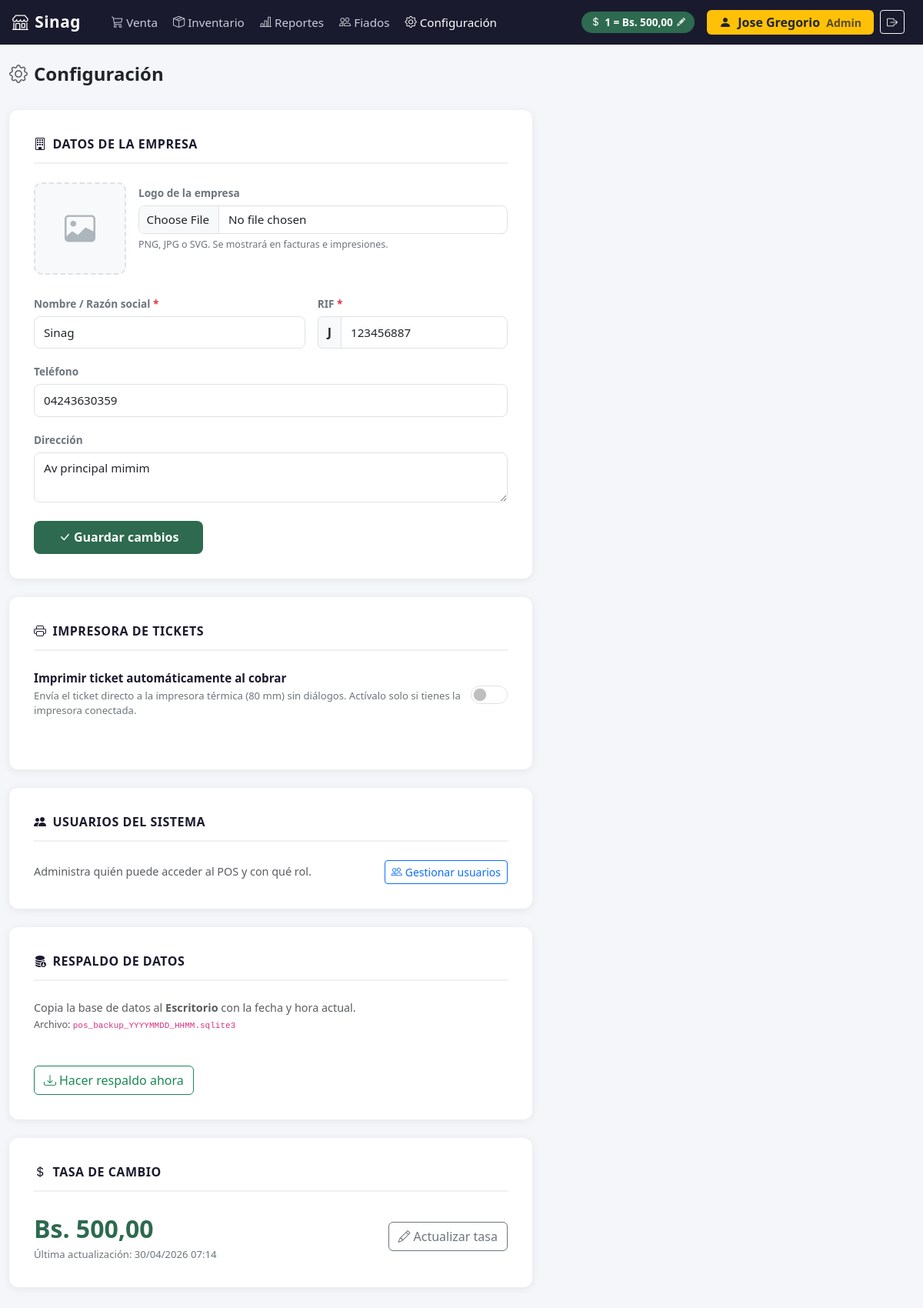
The app's page /configuracion/ (signed in) with its own data.
### configuracion/models.py (models this page shows, shortened)
class Empresa(models.Model):
    nombre = models.CharField(max_length=200)
    rif = models.CharField(max_length=20)
    telefono = models.CharField(max_length=20, blank=True)
    direccion = models.TextField(blank=True)
    logo = models.ImageField(upload_to='empresa/', blank=True, null=True)
    imprimir_ticket   = models.BooleanField(default=False)
    nombre_impresora  = models.CharField(max_length=200, blank=True, default='')
    class Meta:
        verbose_name = 'Empresa'

class Moneda(models.Model):
    tasa_cambio = models.DecimalField(max_digits=12, decimal_places=2)
    simbolo = models.CharField(max_length=5, default='Bs')
    ultima_actualizacion = models.DateTimeField(auto_now=True)
    class Meta:
        verbose_name = 'Moneda'
        verbose_name_plural = 'Moneda'

### configuracion/views.py (the view, shortened to what this page needs)
# urls.py: path('', views.configuracion_index, name='index'),
@solo_admin
def configuracion_index(request):
    empresa = Empresa.objects.first() or Empresa()  # fallback vacío si DB nueva
    moneda = Moneda.objects.first()
    return render(request, 'configuracion/index.html', {
        'empresa': empresa,
        'moneda': moneda,
        'tasa': moneda.tasa_cambio if moneda else None,
    })

### templates/configuracion/index.html (shortened to what this page needs)
{% extends "base.html" %}
{% block nav_config %}active{% endblock %}
{% block contenido %}
<div style="margin-bottom: 2rem;">
  <h4 class="fw-bold">
    <i class="bi bi-gear me-2 text-muted"></i>Configuración
  </h4>
</div>
<div style="max-width: 680px;">
  <div class="config-card">
    <div class="config-section-title">
      <i class="bi bi-building"></i> Datos de la empresa
    </div>
    <form method="post" enctype="multipart/form-data">
      <div class="d-flex gap-3 align-items-start mb-4">
        <div class="logo-preview-wrap" id="logo-preview-wrap">
          {% if empresa.logo %}
            <img src="{{ empresa.logo.url }}" id="logo-img" alt="Logo">
          {% else %}
            <i class="bi bi-image logo-placeholder" id="logo-placeholder"></i>
          {% endif %}
        </div>
        <div style="flex: 1;">
          <label class="campo-label" for="id_logo">Logo de la empresa</label>
          <input type="file" name="logo" id="id_logo" accept="image/*"
                 class="form-control campo-input" style="padding: .4rem .6rem;">
          <div style="font-size: .78rem; color: #6c757d; margin-top: .3rem;">
            PNG, JPG o SVG. Se mostrará en facturas e impresiones.
          </div>
        </div>
      </div>
      <div class="row g-3 mb-3">
        <div class="col-sm-7">
          <label class="campo-label" for="id_nombre">Nombre / Razón social <span class="text-danger">*</span></label>
          <input type="text" name="nombre" id="id_nombre"
                 value="{{ post_data.nombre|default:empresa.nombre }}"
                 class="form-control campo-input" required placeholder="Ej: Farmacia El Rosal"
                 maxlength="200">
        </div>
        <div class="col-sm-5">
          <label class="campo-label" for="id_rif">RIF <span class="text-danger">*</span></label>
          <div class="input-group">
            <span class="input-group-text fw-bold">J</span>
            <input type="text" name="rif" id="id_rif"
                   value="{{ post_data.rif|default:empresa.rif|slice:'1:' }}"
                   class="form-control campo-input" required
                   placeholder="123456789" maxlength="9"
                   inputmode="numeric" pattern="[0-9]{9}"
                   title="9 dígitos numéricos">
          </div>
        </div>
      </div>
      <div class="mb-3">
        <label class="campo-label" for="id_telefono">Teléfono</label>
        <input type="tel" name="telefono" id="id_telefono"
               value="{{ post_data.telefono|default:empresa.telefono }}"
               class="form-control campo-input" placeholder="Ej: 04121234567"
               maxlength="11" inputmode="numeric" pattern="[0-9]{11}"
               title="11 dígitos numéricos">
      </div>
      <div class="mb-4">
        <label class="campo-label" for="id_direccion">Dirección</label>
        <textarea name="direccion" id="id_direccion" rows="2"
                  class="form-control campo-input" maxlength="500"
                  placeholder="Av. Principal, Local 1, Caracas">{{ post_data.direccion|default:empresa.direccion }}</textarea>
      </div>
      <button type="submit" class="btn btn-guardar-config">
        <i class="bi bi-check-lg me-1"></i>Guardar cambios
      </button>
    </form>
  </div>
  <div class="config-card">
    <div class="config-section-title">
      <i class="bi bi-printer"></i> Impresora de tickets
    </div>
    <div class="d-flex align-items-center justify-content-between gap-3 mb-3">
      <div>
        <div style="font-size:.95rem; font-weight:600; color:#1a1a2e;">
          Imprimir ticket automáticamente al cobrar
        </div>
        <div style="font-size:.82rem; color:#6c757d; margin-top:2px;">
          Envía el ticket directo a la impresora térmica (80 mm) sin diálogos.
          Actívalo solo si tienes la impresora conectada.
        </div>
      </div>
      <div class="form-check form-switch" style="padding:0; flex-shrink:0;">
        <input class="form-check-input" type="checkbox" role="switch"
               id="toggle-impresora" style="width:3rem; height:1.5rem; cursor:pointer;"
               {% if empresa.imprimir_ticket %}checked{% endif %}>
      </div>
    </div>
    <div id="ticket-feedback" style="font-size:.82rem; min-height:1.1rem; margin-top:.75rem;"></div>
  </div>
  <div class="config-card">
    <div class="config-section-title">
      <i class="bi bi-people-fill"></i> Usuarios del sistema
    </div>
    <div class="d-flex align-items-center justify-content-between">
      <div class="text-muted" style="font-size:.9rem;">
        Administra quién puede acceder al POS y con qué rol.
      </div>
      <a href="{% url 'configuracion:usuarios' %}" class="btn btn-outline-primary btn-sm">
        <i class="bi bi-people me-1"></i>Gestionar usuarios
      </a>
    </div>
  </div>
  <div class="config-card">
    <div class="config-section-title">
      <i class="bi bi-database-fill-down"></i> Respaldo de datos
    </div>
    <div class="d-flex align-items-center justify-content-between flex-wrap gap-3">
      <div>
        <div class="text-muted" style="font-size:.9rem;">
          Copia la base de datos al <strong>Escritorio</strong> con la fecha y hora actual.<br>
          <small>Archivo: <code>pos_backup_YYYYMMDD_HHMM.sqlite3</code></small>
        </div>
        <div id="backup-resultado" class="mt-2" style="font-size:.85rem; min-height:1.2rem;"></div>
      </div>
      <button id="btn-backup" class="btn btn-outline-success">
        <i class="bi bi-download me-1"></i>Hacer respaldo ahora
      </button>
    </div>
  </div>
  <div class="config-card">
    <div class="config-section-title">
      <i class="bi bi-currency-dollar"></i> Tasa de cambio
    </div>
    <div class="d-flex align-items-center justify-content-between">
      <div>
        {% if moneda %}
          <div class="tasa-display">Bs. {{ moneda.tasa_cambio }}</div>
          <div class="tasa-sub">Última actualización: {{ moneda.ultima_actualizacion|date:"d/m/Y H:i" }}</div>
        {% else %}
          <div class="tasa-display" style="color: #dc3545;">Sin configurar</div>
          <div class="tasa-sub">No hay tasa registrada en el sistema.</div>
        {% endif %}
      </div>
      <button class="btn btn-outline-secondary"
              data-bs-toggle="modal" data-bs-target="#modalTasa">
        <i class="bi bi-pencil me-1"></i>Actualizar tasa
      </button>
    </div>
  </div>
</div>
{% endblock %}

### templates/base.html (shortened to what this page needs)
{% load static %}
<!DOCTYPE html>
<html lang="es">
<head>
  <link href="{% static 'vendor/bootstrap/css/bootstrap.min.css' %}" rel="stylesheet">
  <link href="{% static 'vendor/bootstrap-icons/css/bootstrap-icons.min.css' %}" rel="stylesheet">
</head>
<body>
  <nav class="navbar navbar-expand-lg navbar-pos px-3">
    <a class="navbar-brand" href="{% url 'pos:venta' %}">
      <i class="bi bi-shop me-2"></i>{{ empresa.nombre|default:"POS Core" }}
    </a>
    <div class="collapse navbar-collapse" id="navMenu">
      <ul class="navbar-nav me-auto ms-3 gap-1">
        <li class="nav-item">
          <a class="nav-link {% block nav_venta %}{% endblock %}" href="{% url 'pos:venta' %}">
            <i class="bi bi-cart3 me-1"></i>Venta
          </a>
        </li>
        {% if request.user.is_staff %}
        <li class="nav-item">
          <a class="nav-link {% block nav_inventario %}{% endblock %}" href="{% url 'inventario:index' %}">
            <i class="bi bi-box-seam me-1"></i>Inventario
          </a>
        </li>
        <li class="nav-item">
          <a class="nav-link {% block nav_reportes %}{% endblock %}" href="{% url 'reportes:index' %}">
            <i class="bi bi-bar-chart-line me-1"></i>Reportes
          </a>
        </li>
        <li class="nav-item">
          <a class="nav-link {% block nav_fiados %}{% endblock %}" href="{% url 'fiados:index' %}">
            <i class="bi bi-people me-1"></i>Fiados
          </a>
        </li>
        <li class="nav-item">
          <a class="nav-link {% block nav_config %}{% endblock %}" href="{% url 'configuracion:index' %}">
            <i class="bi bi-gear me-1"></i>Configuración
          </a>
        </li>
        {% endif %}
      </ul>
      {% if request.user.is_staff %}
      <button
        class="tasa-badge me-3 {% if not tasa %}sin-tasa{% endif %}"
        id="btn-abrir-tasa"
        data-bs-toggle="modal"
        data-bs-target="#modalTasa"
        title="Clic para actualizar tasa BCV"
      >
        <i class="bi bi-currency-dollar"></i>
        <span id="tasa-navbar-texto">
          {% if tasa %}1 = Bs. {{ tasa }}{% else %}Sin tasa — clic para configurar{% endif %}
        </span>
        <i class="bi bi-pencil-fill"></i>
      </button>
      {% endif %}
      {% if request.user.is_authenticated %}
      <div class="d-flex align-items-center gap-2 me-2">
        <span class="badge {% if request.user.is_staff %}bg-warning text-dark{% else %}bg-secondary{% endif %} fs-6 px-3 py-2">
          <i class="bi bi-person-fill me-1"></i>
          {{ request.user.get_full_name|default:request.user.username }}
          {% if request.user.is_staff %}<span class="opacity-75 ms-1 small">Admin</span>{% endif %}
        </span>
        <form method="post" action="{% url 'logout' %}" class="d-inline m-0">
          <button type="submit" class="btn btn-outline-light btn-sm" title="Cerrar sesión">
            <i class="bi bi-box-arrow-right"></i>
          </button>
        </form>
      </div>
      {% endif %}
    </div>
  </nav>
  <div class="content-wrapper container-fluid">
    {% block contenido %}{% endblock %}
  </div>
</body>
</html>

### templates/base.html (style rules this page uses)
body { font-family: 'Segoe UI', system-ui, sans-serif; font-size: 1.05rem; background-color: #f4f6f9; }
.navbar-pos { background-color: #1a1a2e; min-height: 58px; }
.navbar-pos .navbar-brand { font-size: 1.3rem; font-weight: 700; color: #ffffff; letter-spacing: 0.5px; }
.navbar-pos .nav-link { color: #c8cdd8; font-size: 0.95rem; }
.navbar-pos .nav-link:hover, .navbar-pos .nav-link.active { color: #ffffff; }
.tasa-badge { background-color: #2d6a4f; color: #fff; font-size: 0.85rem; padding: 4px 12px; border-radius: 20px; font-weight: 600; cursor: pointer; border: none; transition: background-color 0.15s; display: flex; align-items: center; gap: 5px; }
.tasa-badge .bi-pencil-fill { font-size: 0.7rem; opacity: 0.8; }
.content-wrapper { padding-top: 1.5rem; padding-bottom: 2rem; }

### templates/configuracion/index.html (style rules this page uses)
.config-card { background: #fff; border-radius: 12px; padding: 2rem; box-shadow: 0 2px 12px rgba(0,0,0,0.07); margin-bottom: 1.5rem; }
.config-section-title { font-size: 1rem; font-weight: 700; color: #1a1a2e; text-transform: uppercase; letter-spacing: .5px; margin-bottom: 1.5rem; padding-bottom: .75rem; border-bottom: 2px solid #f0f0f0; display: flex; align-items: center; gap: .5rem; }
.logo-preview-wrap { width: 120px; height: 120px; border-radius: 10px; border: 2px dashed #dee2e6; display: flex; align-items: center; justify-content: center; overflow: hidden; background: #f8f9fa; flex-shrink: 0; }
.logo-placeholder { color: #adb5bd; font-size: 2.5rem; }
.campo-label { font-size: .85rem; font-weight: 600; color: #6c757d; margin-bottom: .35rem; }
.campo-input { border: 1.5px solid #dee2e6; border-radius: 8px; padding: .55rem .75rem; font-size: .95rem; transition: border-color .15s; }
.btn-guardar-config { background-color: #2d6a4f; color: #fff; border: none; border-radius: 8px; padding: .6rem 2rem; font-size: 1rem; font-weight: 700; transition: background-color .15s; }
.tasa-display { font-size: 2rem; font-weight: 800; color: #2d6a4f; }
.tasa-sub { font-size: .82rem; color: #6c757d; }

### records on screen
Empresa: nombre "Sinag", rif "123456887", telefono "04243630359", direccion "Av principal mimim"
Moneda: tasa_cambio "500,00", ultima_actualizacion "30/04/2026 07:14"

### other values on screen
{{ request.user.get_full_name|default:request.user.username }} "Jose Gregorio"
